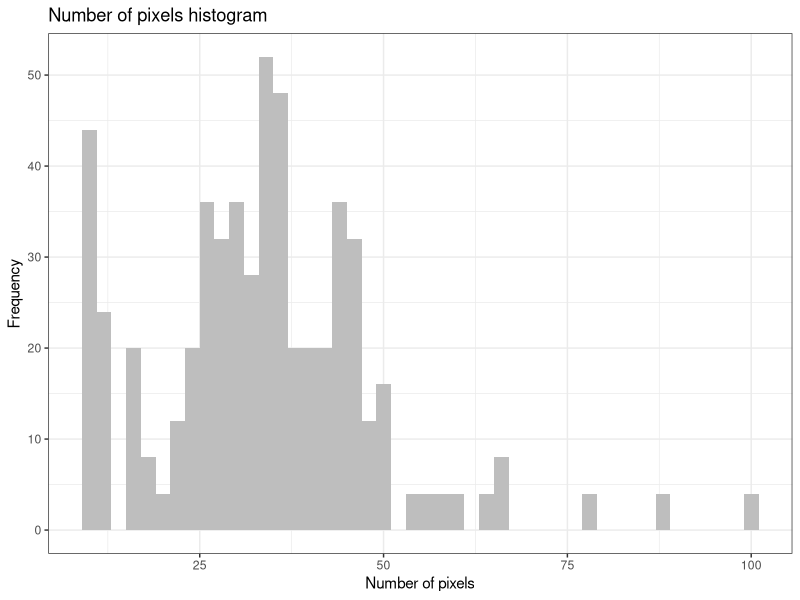
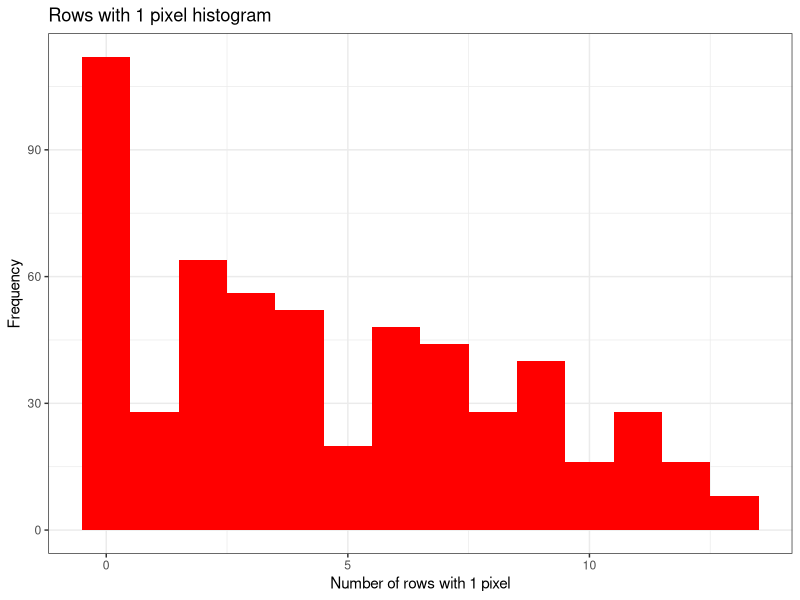
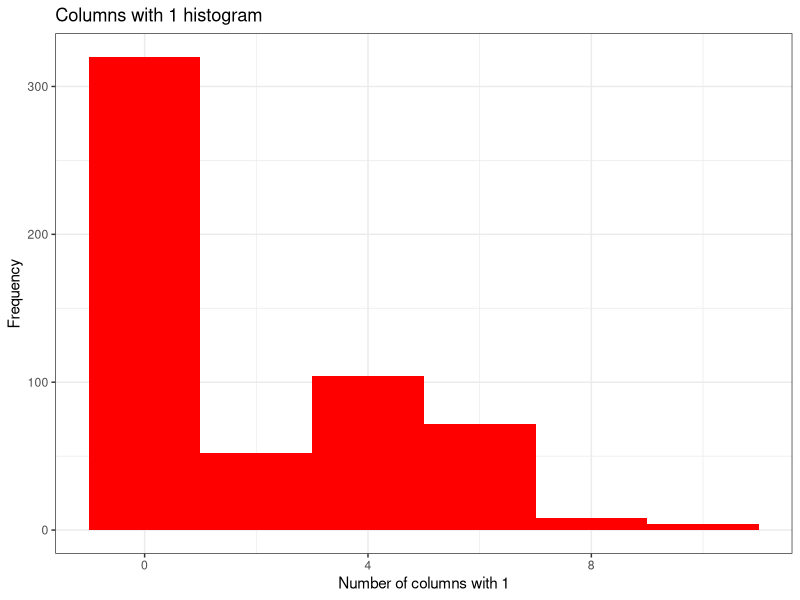
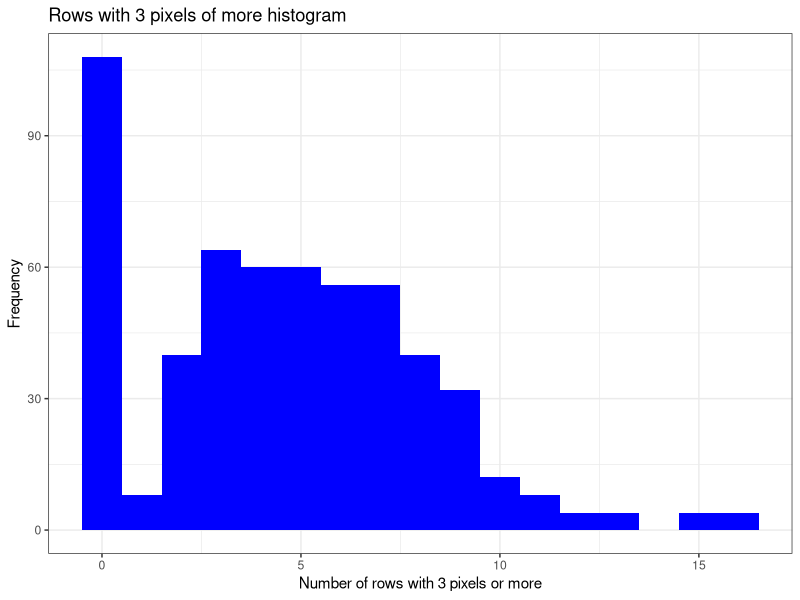
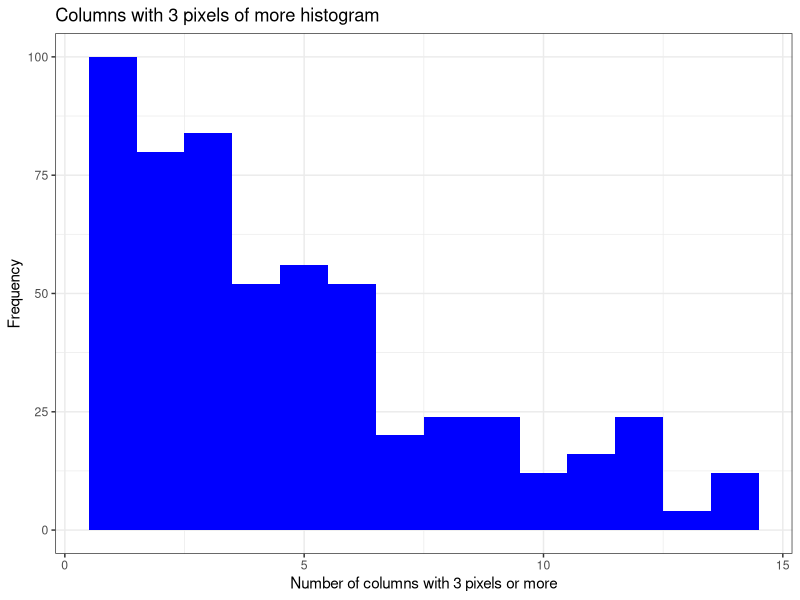
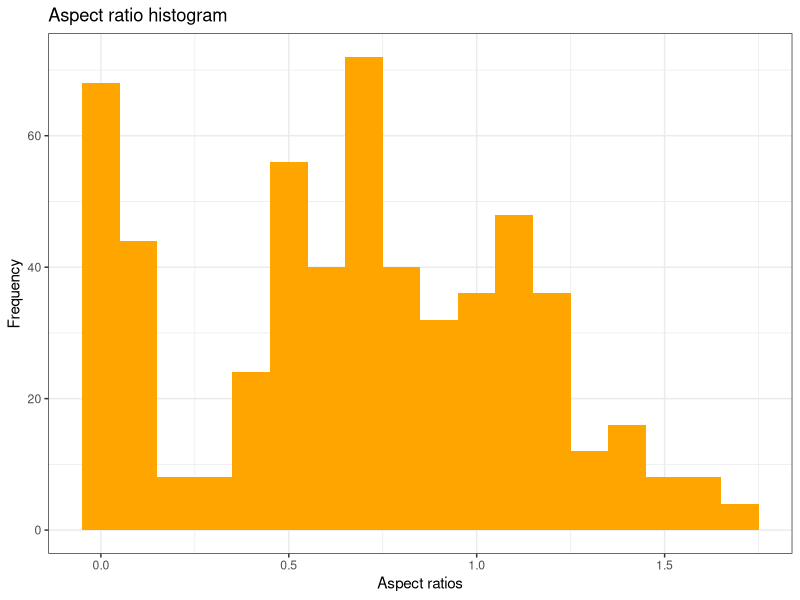
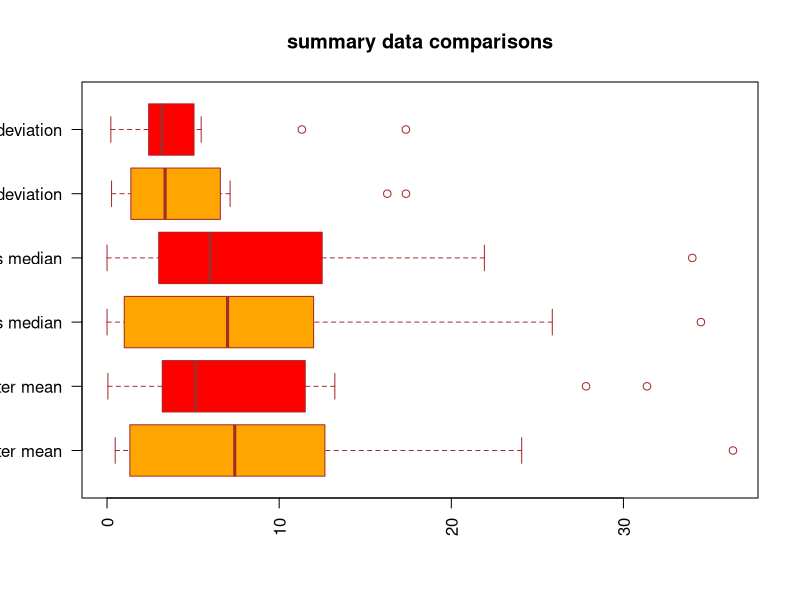
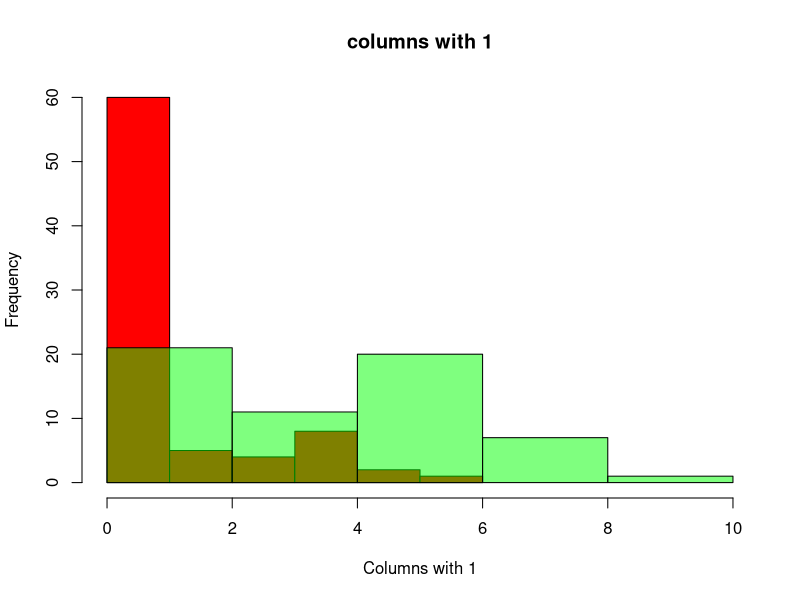

These charts were generated, in order, by the following R code:
{
  library(readr)
  library(ggplot2)
  library(tidyverse)
  # matrix stats has functions for getting colMedian and standard deviation
  library(matrixStats)
  library(knitr) # using this to make a table for my report.
  
  # This section of code read in the feature calculations created in sections 2 code adds
  # csv seperated values to columns, and new lines create a new row in a data frame
  mydata <- read.csv("40294886_features.csv", row.names = NULL)
  calculated_features <- data.frame(mydata)
  calculated_features_col_names <- c("Label", "Index", "nr_pix", "rows_with_1", "cols_with_1",
    "rows_with_3p", "cols_with_3p", "aspect_ratio", "neigh_1",
    "no_neigh_above","no_neigh_below","no_neigh_left","no_neigh_right",
    "no_neigh_horiz", "no_neigh_vert","connected_areas","eyes","custom")
  colnames(calculated_features) <- calculated_features_col_names

  # had to change custom function to numeric class as for some reason it was character
  mydata[ , 3:18] <- as.numeric(mydata[ , 3,18])
  
  
  
  # 3.1
  # can I create histograms where bars represent there individual letters at the bottom 

  # plots histograms for the values for each of the features for each of the images
  histograms_3_1 <- function(){
    nr_pix_hist <- ggplot(data = calculated_features, aes(nr_pix))+
    geom_histogram(binwidth = 2, fill = "grey")+
    theme_bw() +
    labs(title = "Number of pixels histogram",
         x = "Number of pixels",
         y = "Frequency")
    
    rows_with_1_hist <- ggplot(data = calculated_features, aes(rows_with_1)) +
             geom_histogram(binwidth = 1, fill = "red") +
             theme_bw() +
             labs(title = "Rows with 1 pixel histogram",
                  x = "Number of rows with 1 pixel",
                  y = "Frequency")

    cols_with_1_hist <- calculated_features %>%
      ggplot(aes(cols_with_1))+
      geom_histogram(binwidth = 2, fill = "red")+
      theme_bw() +
      labs(title = "Columns with 1 histogram",
           x = "Number of columns with 1",
           y = "Frequency")

    rows_with_3p_hist <- calculated_features %>%
      ggplot(aes(rows_with_3p))+
      geom_histogram(binwidth = 1, fill = "blue")+
      theme_bw() +
      labs(title = "Rows with 3 pixels of more histogram",
           x = "Number of rows with 3 pixels or more",
           y = "Frequency")

    cols_with_3p_hist <- calculated_features %>%
      ggplot(aes(cols_with_3p))+
      geom_histogram(binwidth = 1, fill = "blue")+
      theme_bw() +
      labs(title = "Columns with 3 pixels of more histogram",
           x = "Number of columns with 3 pixels or more",
           y = "Frequency")

    aspect_ratio_hist <- calculated_features %>%
      ggplot(aes(aspect_ratio))+
      geom_histogram(binwidth = 0.1, fill = "orange")+
      theme_bw() +
      labs(title = "Aspect ratio histogram",
           x = "Aspect ratios",
           y = "Frequency")
    
    print(nr_pix_hist)
    print(rows_with_1_hist)
    print(cols_with_1_hist)
    print(rows_with_3p_hist)
    print(cols_with_3p_hist)
    print(aspect_ratio_hist)
  }
  
  testing <- function(){
    letters_hist <- calculated_features %>%
      ggplot(aes(Label, nr_pix)) +
      geom_point(size = 3) +
      geom_line(colour = "red") + 
      theme_bw() + 
      labs(title = "testing hist",
           x = "Letter",
           y = "Number of pixels")
    
    print(letters_hist)
  }
  
  histograms_3_1()
  # testing a letters bar chart by features
  

  
  # # 3.2
  # creating over lappting bar charts for the 3 features That appear to stand out
  
  
  letters_calculated_features <- calculated_features[1:80,]
  non_letters_calculated_features<- calculated_features[81:140,]
  letters_calculated_features[, 18] <- as.numeric(letters_calculated_features[ , 18])
  non_letters_calculated_features[ , 18] <- as.numeric(non_letters_calculated_features[ , 18])

  # # get the mean of each column
  letters_mean <- c(colMeans(letters_calculated_features[ , 3:18]))
  non_letters_mean <- c(colMeans(non_letters_calculated_features[ , 3:18]))

  # get the medians of each column
  letters_median <- c(colMedians(as.matrix(letters_calculated_features[ , 3:18])))
  non_letters_median <- c(colMedians(as.matrix(non_letters_calculated_features[ , 3:18])))

  #get the standard deviation of each column
  letters_sd <- colSds(as.matrix(letters_calculated_features[, 3:18][sapply(letters_calculated_features[ , 3:18 ], is.numeric)]))
  non_letters_sd <- colSds(as.matrix(non_letters_calculated_features[ , 3:18][sapply(non_letters_calculated_features[ , 3:18], is.numeric)]))

  # printing tables containing the results for standard_deviation, mean, median for both letters and
  # non letters.
  # source for making tables: https://www.youtube.com/watch?v=hNgeVLotABg
  summary_data = matrix(NA, nrow = 16, ncol = 0)
  rownames(summary_data) = c("nr_pix", "rows_with_1", "cols_with_1",
                                     "rows_with_3p", "cols_with_3p", "aspect_ratio", "neigh_1",
                                     "no_neigh_above","no_neigh_below","no_neigh_left","no_neigh_right",
                                     "no_neigh_horiz", "no_neigh_vert","connected_areas","eyes","custom")


  summary_data <- cbind(summary_data, letters_mean)
  summary_data <- cbind(summary_data, non_letters_mean)
  summary_data <- cbind(summary_data, letters_median)
  summary_data <- cbind(summary_data, non_letters_median)
  summary_data <- cbind(summary_data, letters_sd)
  summary_data <- cbind(summary_data, non_letters_sd)

  features_table<-kable(summary_data, caption = "This table shows the letter and non letters mean, median and standard deviation for each of the feature calculations")
  # this prints out the table containing all the values for the features for the report
  print(features_table)

  #print(summary_data)

  # cols with 1, no_neigh_vert and connected_areas seems to be the features with the greates differences and may be the easiest features for
  # discriminating whether an image is a letter or a non letter image.

  # density plots for mean, median and standard deviation of cols with 1 for letters and non letters
  # creating box plots I used https://www.datamentor.io/r-programming/box-plot/#:~:text=In%20R%2C%20boxplot%20(and%20whisker,numeric%20vectors%20as%20its%20components.

  # box plot for comparing all the summary data, to show in report
  summary_boxplot <- boxplot(letters_mean, non_letters_mean, letters_median, non_letters_median, letters_sd, non_letters_sd,
          main = "summary data comparisons",
          at = c(1,2,3,4,5,6),
          names = c("letter mean", "non letter mean", "letters median", "non letters median", "letters standard deviation", "non letters standard deviation"),
          las = 2,
          col = c("orange","red"),
          border = "brown",
          horizontal = TRUE,
          notch = FALSE
  )

  # histogram comparisons for each of the 3 chosen features
  # get a histogram for cols with 1 for letters
  cols_with_1_letters <- letters_calculated_features$cols_with_1
  cols_with_1_non_letters <- non_letters_calculated_features$cols_with_1

  # this creates a histogram for the columns with 1 feature for letters and non letters
  hist(cols_with_1_letters, main = "columns with 1", xlab = "Columns with 1", xlim=c(0,10), col="red")
  hist(cols_with_1_non_letters, add=T, col=rgb(0, 1, 0, 0.5) )


  # 3.3
  # histogram comparisons for no neigh vert
  no_neigh_vert_letters <- letters_calculated_features$no_neigh_vert
  no_neigh_vert_non_letters <- non_letters_calculated_features$no_neigh_vert

  hist(no_neigh_vert_letters, main = "number of pixels with no neighbours vertical per dataset", xlab = "number no neighbours vertical", xlim=c(0,10), col="blue")
  hist(no_neigh_vert_non_letters, add=T, col=rgb(0, 1, 0, 0.5) )

  # histogram comparison of eyes, This is an easy comparison there is a small percentage of letters that have eyes, and non letters have no eyes
  eyes_letters <- letters_calculated_features$eyes
  non_eyes_letters <- non_letters_calculated_features$eyes

  hist(eyes_letters, main = "eyes", xlab = "number of eyes", xlim=c(0,10), col="orange")
  hist(non_eyes_letters, add=T, col=rgb(0, 1, 0, 0.5) )

  # histogram comparison connected areas
  connected_areas_letters <- letters_calculated_features$connected_areas
  connected_areas_non_letters <- non_letters_calculated_features$connected_areas

  hist(connected_areas_letters, main = "connected_areas_non_letters", xlab = "connected areas", xlim=c(0,10), col="blue")
  hist(connected_areas_non_letters, add=T, col=rgb(0, 1, 0, 0.5) )


  # histogram for nr pix
  letters_nr_pix <- letters_calculated_features$nr_pix
  non_letters_nr_pix <- non_letters_calculated_features$nr_pix

  hist(letters_nr_pix, main = "letters and non letters number of pixels", xlab = "number of pixels", xlim=c(0,10), col="blue")
  hist(non_letters_nr_pix, add=T, col=rgb(0, 1, 0, 0.5) )
  # going to loop through each of teh calculated features in the vector



  # 3.4 statistical analysis of both letters and non letters





}
